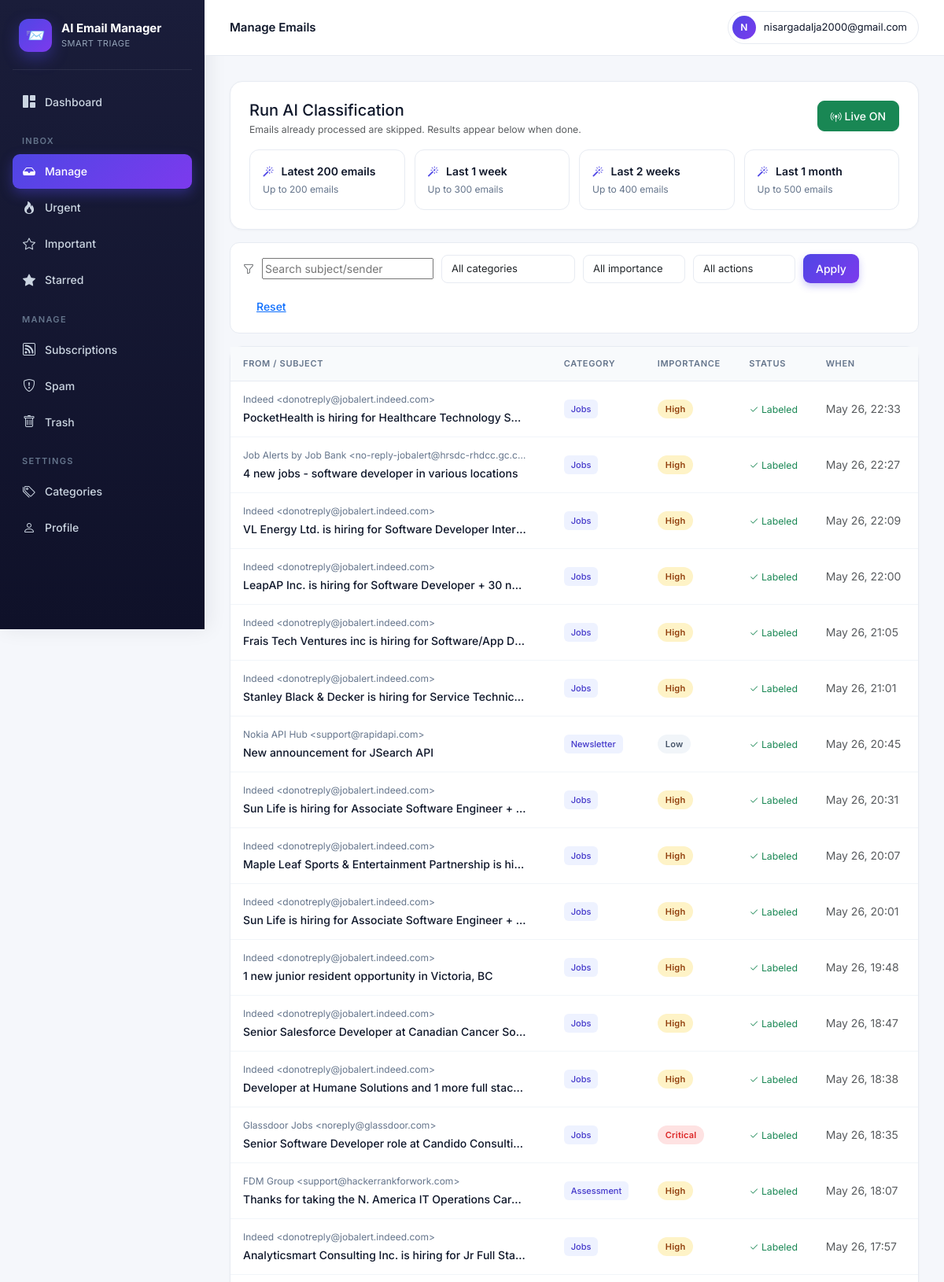
The app's page /accounts/emails/ (signed in, upper part) with its own data.
### accounts/models.py (models this page shows, shortened)
class ClassifiedEmail(models.Model):
    user            = models.ForeignKey(User, on_delete=models.CASCADE, related_name="classified_emails")
    gmail_id        = models.CharField(max_length=64)
    thread_id       = models.CharField(max_length=64, blank=True)
    subject         = models.CharField(max_length=500, blank=True)
    sender          = models.CharField(max_length=300, blank=True)
    sender_email    = models.CharField(max_length=200, blank=True)
    snippet         = models.TextField(blank=True)
    received_at     = models.DateTimeField(null=True, blank=True)
    category        = models.ForeignKey(EmailCategory, on_delete=models.SET_NULL, null=True, blank=True)
    custom_category = models.ForeignKey(UserCustomCategory, on_delete=models.SET_NULL, null=True, blank=True)
    importance      = models.IntegerField(default=3)
    is_urgent       = models.BooleanField(default=False)
    is_event        = models.BooleanField(default=False)
    event_when      = models.CharField(max_length=120, blank=True)
    reason          = models.TextField(blank=True)
    action_taken    = models.CharField(max_length=16, default="kept")
    unsubscribe_url = models.URLField(max_length=1000, blank=True)
    classified_at   = models.DateTimeField(auto_now_add=True)
    class Meta:
        unique_together = [("user", "gmail_id")]
        indexes = [models.Index(fields=["user", "-received_at"])]

class EmailCategory(models.Model):
    slug         = models.SlugField(max_length=64, unique=True)
    name         = models.CharField(max_length=120)
    short_label  = models.CharField(max_length=32)
    group        = models.CharField(max_length=64)
    description  = models.TextField(blank=True)
    default_tier = models.CharField(max_length=16, choices=TIER_CHOICES, default="normal")

### accounts/views.py (the view, shortened to what this page needs)
# urls.py: path("emails/",           views.manage_emails,   name="manage_emails"),
@login_required
def manage_emails(request):
    bail = _require_google_account(request)
    if bail: return bail
    qs = (ClassifiedEmail.objects.filter(user=request.user)
          .select_related("category", "custom_category").order_by("-received_at"))
    cat_id   = request.GET.get("category")
    cust_id  = request.GET.get("custom_category")
    imp      = request.GET.get("importance")
    action   = request.GET.get("action")
    q        = request.GET.get("q", "").strip()
    if cat_id and cat_id.isdigit():   qs = qs.filter(category_id=int(cat_id))
    if cust_id and cust_id.isdigit(): qs = qs.filter(custom_category_id=int(cust_id))
    if imp and imp.isdigit():         qs = qs.filter(importance=int(imp))
    if action in {"labeled","trashed","kept","archived"}: qs = qs.filter(action_taken=action)
    if q: qs = qs.filter(subject__icontains=q) | qs.filter(sender__icontains=q)
    qs   = qs[:1000]
    page = Paginator(qs, 50).get_page(request.GET.get("page"))
    used_cat_ids = (ClassifiedEmail.objects.filter(user=request.user, category__isnull=False)
                    .values_list("category_id", flat=True).distinct())
    categories      = EmailCategory.objects.filter(id__in=used_cat_ids).order_by("short_label")
    custom_cats     = request.user.custom_categories.all()
    active_job_id   = request.GET.get("job")
    active_job      = None
    if active_job_id and active_job_id.isdigit():
        active_job = ClassificationJob.objects.filter(user=request.user, pk=active_job_id).first()
    return render(request, "manage_emails.html", {
        "page": page, "categories": categories, "custom_cats": custom_cats,
        "scopes": services.SCOPE_QUERIES,
        "live": request.user.profile.live_classification,
        "live_running": services.is_live_running(request.user.pk),
        "current": {"category": cat_id, "importance": imp, "action": action,
                    "q": q, "custom_category": cust_id},
        "active_job": active_job,
        "needs_reauth": not _has_gmail_scope(request.user),
    })

### accounts/services.py (called while the page is built)
def is_live_running(user_id: int) -> bool:
    try:
        from django_q.models import Schedule
        return Schedule.objects.filter(name=f"live-{user_id}").exists()
    except Exception:
        return False

### accounts/views.py (called while the page is built)
def _require_google_account(request):
    if not hasattr(request.user, "google_account"):
        messages.warning(request, "Please reconnect your Google account to continue.")
        return redirect("google_start")
    return None

def _has_gmail_scope(user) -> bool:
    try:
        return "mail.google.com" in (user.google_account.scopes or "")
    except Exception:
        return False

### templates/manage_emails.html (shortened to what this page needs)
{% extends "base.html" %}{% block title %}Manage Emails{% endblock %}
{% block topbar_title %}Manage Emails{% endblock %}
{% block body %}
<div class="card-modern mb-3">
  <div class="d-flex justify-content-between align-items-start flex-wrap gap-3 mb-3">
    <div>
      <h5 class="mb-1">Run AI Classification</h5>
      <p class="text-muted small mb-0">Emails already processed are skipped. Results appear below when done.</p>
    </div>
    <form method="post" action="{% url 'toggle_live' %}">{% csrf_token %}
      {% if live %}
        <button class="btn btn-success btn-sm">
          <i class="bi bi-broadcast-pin"></i> Live ON
        </button>
      {% else %}
        <button class="btn btn-outline-success btn-sm"><i class="bi bi-broadcast"></i> Turn on live mode</button>
      {% endif %}
    </form>
  </div>
  <div class="scope-grid">
    {% for slug, info in scopes.items %}
      {% if slug != "live" %}
        <form method="post">
          <button class="scope-btn w-100" onclick="this.disabled=true;this.querySelector('.scope-label').innerText='Starting…'">
            <div class="scope-label"><i class="bi bi-magic"></i> {{ info.2 }}</div>
            <div class="scope-meta">Up to {{ info.1 }} emails</div>
          </button>
        </form>
      {% endif %}
    {% endfor %}
  </div>
</div>
<form method="get" class="filter-bar mb-3">
  <i class="bi bi-funnel text-muted"></i>
  <input name="q" placeholder="Search subject/sender" value="{{ current.q }}" style="min-width:200px">
  <select name="category" class="form-select form-select-sm" style="max-width:170px">
    <option value="">All categories</option>
  </select>
  <select name="importance" class="form-select form-select-sm" style="max-width:130px">
    <option value="">All importance</option>
  </select>
  <select name="action" class="form-select form-select-sm" style="max-width:130px">
    <option value="">All actions</option>
  </select>
  <button class="btn btn-primary btn-sm">Apply</button>
  <a href="{% url 'manage_emails' %}" class="btn btn-link btn-sm">Reset</a>
</form>
<div class="card-modern p-0">
  <table class="email-table">
    <thead>
      <tr>
        <th>From / Subject</th>
        <th>Category</th>
        <th>Importance</th>
        <th>Status</th>
        <th>When</th>
      </tr>
    </thead>
    <tbody>
    {% for e in page %}
      <tr class="email-row {% if e.action_taken == 'trashed' %}trashed{% endif %}"
          onclick="window.location='{% url 'email_detail' e.gmail_id %}?back=manage_emails'">
        <td>
          <div class="sender text-truncate" style="max-width:360px">{{ e.sender }}</div>
          <div class="subject text-truncate" style="max-width:360px">{{ e.subject }}</div>
        </td>
        <td>
          {% if e.custom_category %}
            <span class="badge-cat" style="background:#7c3aed22;color:#7c3aed">⚡ {{ e.custom_category.name }}</span>
          {% elif e.category %}
            <span class="badge-cat">{{ e.category.short_label }}</span>
          {% else %}
            <span class="badge-cat" style="background:#f1f5f9;color:#64748b">Other</span>
          {% endif %}
        </td>
        <td>
          {% if e.is_urgent %}<span class="badge-tier tier-critical">🔥 Urgent</span>
          {% elif e.importance >= 5 %}<span class="badge-tier tier-critical">Critical</span>
          {% elif e.importance == 4 %}<span class="badge-tier tier-important">High</span>
          {% elif e.importance == 3 %}<span class="badge-tier tier-normal">Normal</span>
          {% elif e.importance == 2 %}<span class="badge-tier tier-low">Low</span>
          {% else %}<span class="badge-tier tier-ignore">Junk</span>{% endif %}
        </td>
        <td>
          {% if e.action_taken == 'trashed' %}<span class="text-danger small"><i class="bi bi-trash"></i> Trashed</span>
          {% elif e.action_taken == 'archived' %}<span class="text-secondary small"><i class="bi bi-archive"></i> Archived</span>
          {% else %}<span class="text-success small"><i class="bi bi-check2"></i> Labeled</span>{% endif %}
        </td>
        <td class="text-muted small">{{ e.received_at|date:"M d, H:i" }}</td>
      </tr>
    {% empty %}
      <tr><td colspan="5" class="text-center text-muted py-5">
        No emails yet. Click a scan button above to classify emails from your inbox.
      </td></tr>
    {% endfor %}
    </tbody>
  </table>
</div>
{% endblock %}

### templates/base.html (shortened to what this page needs)
{% load static %}
<!doctype html>
<html lang="en">
<head>
<link href="https://cdn.jsdelivr.net/npm/bootstrap@5.3.3/dist/css/bootstrap.min.css" rel="stylesheet">
<link href="https://cdn.jsdelivr.net/npm/bootstrap-icons@1.11.3/font/bootstrap-icons.css" rel="stylesheet">
</head>
<body>
<div class="app-shell">
  <aside class="sidebar">
    <div class="brand">
      <div class="brand-logo">📨</div>
      <div>
        <div class="brand-name">AI Email Manager</div>
        <div class="brand-sub">Smart triage</div>
      </div>
    </div>
    <nav>
      <a class="side-link {% if request.resolver_match.url_name == 'dashboard' %}active{% endif %}" href="{% url 'dashboard' %}"><i class="bi bi-grid-1x2-fill"></i> Dashboard</a>
      <div class="side-section">Inbox</div>
      <a class="side-link {% if request.resolver_match.url_name == 'manage_emails' %}active{% endif %}" href="{% url 'manage_emails' %}"><i class="bi bi-inbox-fill"></i> Manage</a>
      <a class="side-link {% if request.resolver_match.url_name == 'urgent' %}active{% endif %}" href="{% url 'urgent' %}"><i class="bi bi-fire"></i> Urgent</a>
      <a class="side-link {% if request.resolver_match.url_name == 'important' %}active{% endif %}" href="{% url 'important' %}"><i class="bi bi-star"></i> Important</a>
      <a class="side-link {% if request.resolver_match.url_name == 'starred' %}active{% endif %}" href="{% url 'starred' %}"><i class="bi bi-star-fill"></i> Starred</a>
      <div class="side-section">Manage</div>
      <a class="side-link {% if request.resolver_match.url_name == 'subscriptions' %}active{% endif %}" href="{% url 'subscriptions' %}"><i class="bi bi-rss"></i> Subscriptions</a>
      <a class="side-link {% if request.resolver_match.url_name == 'spam' %}active{% endif %}" href="{% url 'spam' %}"><i class="bi bi-shield-exclamation"></i> Spam</a>
      <a class="side-link {% if request.resolver_match.url_name == 'trash' %}active{% endif %}" href="{% url 'trash' %}"><i class="bi bi-trash"></i> Trash</a>
      <div class="side-section">Settings</div>
      <a class="side-link {% if request.resolver_match.url_name == 'categories' %}active{% endif %}" href="{% url 'categories' %}"><i class="bi bi-tags"></i> Categories</a>
      <a class="side-link {% if request.resolver_match.url_name == 'profile' %}active{% endif %}" href="{% url 'profile' %}"><i class="bi bi-person"></i> Profile</a>
    </nav>
  </aside>
  <div class="main-wrap">
    <header class="topbar">
      <div class="topbar-title">{% block topbar_title %}{% endblock %}</div>
      <div class="dropdown">
        <button class="user-chip dropdown-toggle" data-bs-toggle="dropdown" aria-expanded="false">
          <span class="user-avatar">{{ user.email|slice:":1"|upper }}</span>
          <span class="d-none d-md-inline">{{ user.email }}</span>
        </button>
      </div>
    </header>
    <main class="main">
      {% block body %}{% endblock %}
    </main>
  </div>
</div>
</body>
</html>

### records on screen
ClassifiedEmail: sender "Indeed <donotreply@jobalert.indeed.com>", subject "PocketHealth is hiring for Healthcare Technology S…", category.short_label "Jobs", is_urgent "High", action_taken "labeled" (drawn), received_at "May 26, 22:33"
ClassifiedEmail: sender "Job Alerts by Job Bank <no-reply-jobalert@hrsdc-rhdcc.gc.c…", subject "4 new jobs - software developer in various locations", category.short_label "Jobs", is_urgent "High", action_taken "labeled" (drawn), received_at "May 26, 22:27"
ClassifiedEmail: sender "Indeed <donotreply@jobalert.indeed.com>", subject "VL Energy Ltd. is hiring for Software Developer Inter…", category.short_label "Jobs", is_urgent "High", action_taken "labeled" (drawn), received_at "May 26, 22:09"
ClassifiedEmail: sender "Indeed <donotreply@jobalert.indeed.com>", subject "LeapAP Inc. is hiring for Software Developer + 30 n…", category.short_label "Jobs", is_urgent "High", action_taken "labeled" (drawn), received_at "May 26, 22:00"
ClassifiedEmail: sender "Indeed <donotreply@jobalert.indeed.com>", subject "Frais Tech Ventures inc is hiring for Software/App D…", category.short_label "Jobs", is_urgent "High", action_taken "labeled" (drawn), received_at "May 26, 21:05"
ClassifiedEmail: sender "Indeed <donotreply@jobalert.indeed.com>", subject "Stanley Black & Decker is hiring for Service Technic…", category.short_label "Jobs", is_urgent "High", action_taken "labeled" (drawn), received_at "May 26, 21:01"
ClassifiedEmail: sender "Nokia API Hub <support@rapidapi.com>", subject "New announcement for JSearch API", category.short_label "Newsletter", is_urgent "Low", action_taken "labeled" (drawn), received_at "May 26, 20:45"
ClassifiedEmail: sender "Indeed <donotreply@jobalert.indeed.com>", subject "Sun Life is hiring for Associate Software Engineer +…", category.short_label "Jobs", is_urgent "High", action_taken "labeled" (drawn), received_at "May 26, 20:31"
ClassifiedEmail: sender "Indeed <donotreply@jobalert.indeed.com>", subject "Maple Leaf Sports & Entertainment Partnership is hi…", category.short_label "Jobs", is_urgent "High", action_taken "labeled" (drawn), received_at "May 26, 20:07"
ClassifiedEmail: sender "Indeed <donotreply@jobalert.indeed.com>", subject "Sun Life is hiring for Associate Software Engineer +…", category.short_label "Jobs", is_urgent "High", action_taken "labeled" (drawn), received_at "May 26, 20:01"
ClassifiedEmail: sender "Indeed <donotreply@jobalert.indeed.com>", subject "1 new junior resident opportunity in Victoria, BC", category.short_label "Jobs", is_urgent "High", action_taken "labeled" (drawn), received_at "May 26, 19:48"
ClassifiedEmail: sender "Indeed <donotreply@jobalert.indeed.com>", subject "Senior Salesforce Developer at Canadian Cancer So…", category.short_label "Jobs", is_urgent "High", action_taken "labeled" (drawn), received_at "May 26, 18:47"
ClassifiedEmail: sender "Indeed <donotreply@jobalert.indeed.com>", subject "Developer at Humane Solutions and 1 more full stac…", category.short_label "Jobs", is_urgent "High", action_taken "labeled" (drawn), received_at "May 26, 18:38"
ClassifiedEmail: sender "Glassdoor Jobs <noreply@glassdoor.com>", subject "Senior Software Developer role at Candido Consulti…", category.short_label "Jobs", is_urgent "Critical", action_taken "labeled" (drawn), received_at "May 26, 18:35"
ClassifiedEmail: sender "FDM Group <support@hackerrankforwork.com>", subject "Thanks for taking the N. America IT Operations Car…", category.short_label "Assessment", is_urgent "High", action_taken "labeled" (drawn), received_at "May 26, 18:07"
ClassifiedEmail: sender "Indeed <donotreply@jobalert.indeed.com>", subject "Analyticsmart Consulting Inc. is hiring for Jr Full Sta…", category.short_label "Jobs", is_urgent "High", action_taken "labeled" (drawn), received_at "May 26, 17:57"

### other values on screen
{{ user.email|slice:":1"|upper }} "N"
{{ user.email }} "nisargadalja2000@gmail.com"
{{ info.2 }} "Latest 200 emails" "Last 1 week" "Last 2 weeks" "Last 1 month"
{{ info.1 }} "200" "300" "400" "500"
